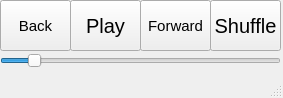
<?xml version="1.0" encoding="UTF-8"?>
<ui version="4.0">
 <class>MainWindow</class>
 <widget class="QMainWindow" name="MainWindow">
  <property name="geometry">
   <rect>
    <x>0</x>
    <y>0</y>
    <width>283</width>
    <height>98</height>
   </rect>
  </property>
  <property name="windowTitle">
   <string>Shuffle--</string>
  </property>
  <property name="windowIcon">
   <iconset>
    <normalon>:/icon/3580329.ico</normalon>
   </iconset>
  </property>
  <widget class="QWidget" name="centralwidget">
   <widget class="QPushButton" name="PlayPause">
    <property name="geometry">
     <rect>
      <x>70</x>
      <y>0</y>
      <width>71</width>
      <height>51</height>
     </rect>
    </property>
    <property name="font">
     <font>
      <family>Arial</family>
      <pointsize>15</pointsize>
     </font>
    </property>
    <property name="text">
     <string>Play</string>
    </property>
    <property name="iconSize">
     <size>
      <width>500</width>
      <height>500</height>
     </size>
    </property>
    <property name="autoDefault">
     <bool>false</bool>
    </property>
    <property name="default">
     <bool>false</bool>
    </property>
    <property name="flat">
     <bool>false</bool>
    </property>
   </widget>
   <widget class="QPushButton" name="Back">
    <property name="geometry">
     <rect>
      <x>0</x>
      <y>0</y>
      <width>71</width>
      <height>51</height>
     </rect>
    </property>
    <property name="font">
     <font>
      <family>Arial</family>
      <pointsize>11</pointsize>
     </font>
    </property>
    <property name="text">
     <string>Back</string>
    </property>
    <property name="iconSize">
     <size>
      <width>500</width>
      <height>500</height>
     </size>
    </property>
    <property name="autoDefault">
     <bool>false</bool>
    </property>
    <property name="default">
     <bool>false</bool>
    </property>
    <property name="flat">
     <bool>false</bool>
    </property>
   </widget>
   <widget class="QPushButton" name="Forward">
    <property name="geometry">
     <rect>
      <x>140</x>
      <y>0</y>
      <width>71</width>
      <height>51</height>
     </rect>
    </property>
    <property name="font">
     <font>
      <family>Arial</family>
      <pointsize>11</pointsize>
     </font>
    </property>
    <property name="text">
     <string>Forward</string>
    </property>
    <property name="iconSize">
     <size>
      <width>500</width>
      <height>500</height>
     </size>
    </property>
    <property name="autoDefault">
     <bool>false</bool>
    </property>
    <property name="default">
     <bool>false</bool>
    </property>
    <property name="flat">
     <bool>false</bool>
    </property>
   </widget>
   <widget class="QPushButton" name="Shuffle">
    <property name="geometry">
     <rect>
      <x>210</x>
      <y>0</y>
      <width>71</width>
      <height>51</height>
     </rect>
    </property>
    <property name="font">
     <font>
      <family>Arial</family>
      <pointsize>15</pointsize>
     </font>
    </property>
    <property name="text">
     <string>Shuffle</string>
    </property>
    <property name="iconSize">
     <size>
      <width>500</width>
      <height>500</height>
     </size>
    </property>
    <property name="autoDefault">
     <bool>false</bool>
    </property>
    <property name="default">
     <bool>false</bool>
    </property>
    <property name="flat">
     <bool>false</bool>
    </property>
   </widget>
   <widget class="QSlider" name="Volume">
    <property name="geometry">
     <rect>
      <x>0</x>
      <y>50</y>
      <width>281</width>
      <height>22</height>
     </rect>
    </property>
    <property name="minimum">
     <number>0</number>
    </property>
    <property name="maximum">
     <number>100</number>
    </property>
    <property name="pageStep">
     <number>20</number>
    </property>
    <property name="value">
     <number>10</number>
    </property>
    <property name="orientation">
     <enum>Qt::Horizontal</enum>
    </property>
   </widget>
  </widget>
  <widget class="QStatusBar" name="statusbar"/>
 </widget>
 <tabstops>
  <tabstop>Back</tabstop>
  <tabstop>PlayPause</tabstop>
  <tabstop>Forward</tabstop>
  <tabstop>Shuffle</tabstop>
  <tabstop>Volume</tabstop>
 </tabstops>
 <resources>
  <include location="icon.qrc"/>
 </resources>
 <connections/>
</ui>
